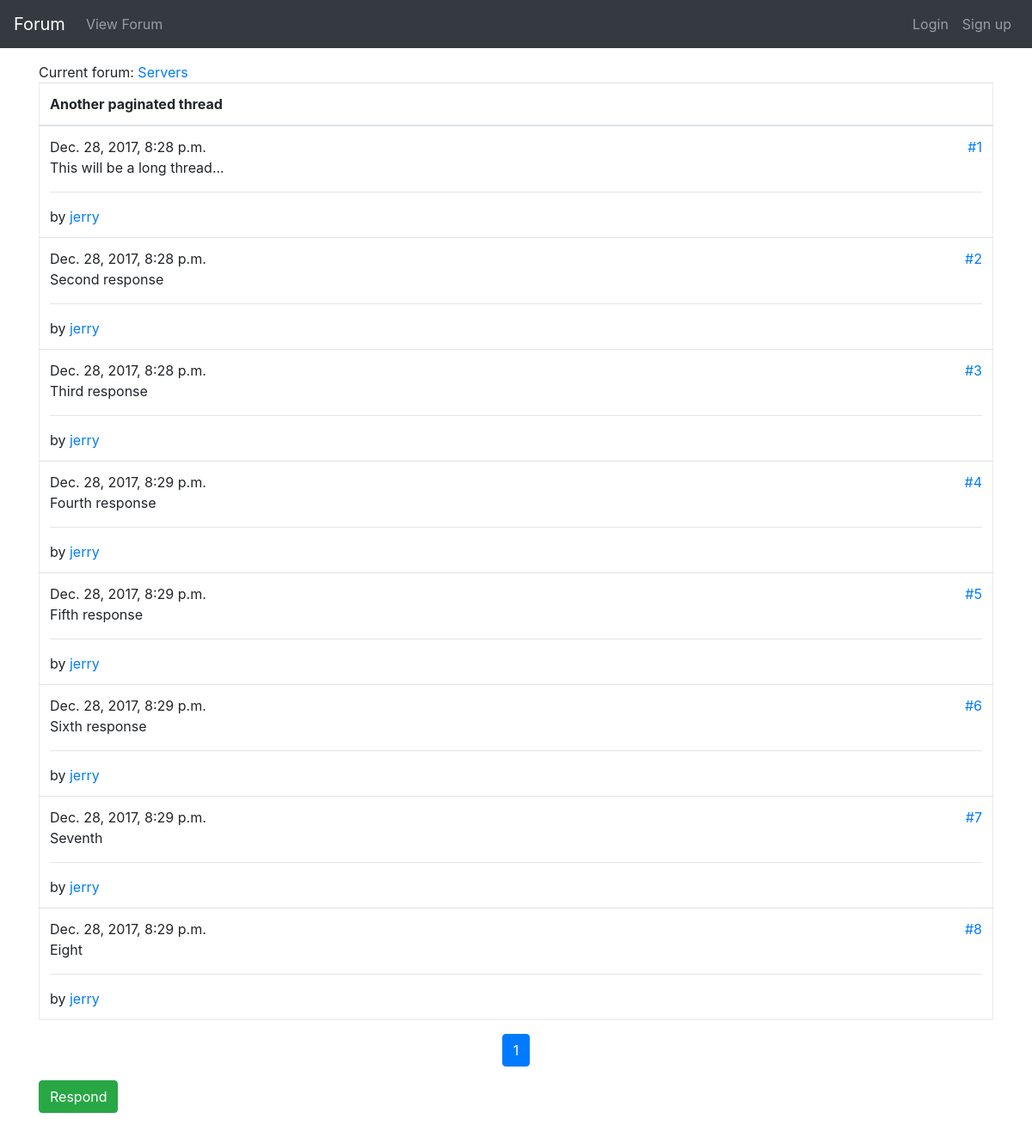
The page /forumapp/forum/6/thread/27 on the database as committed earlier.
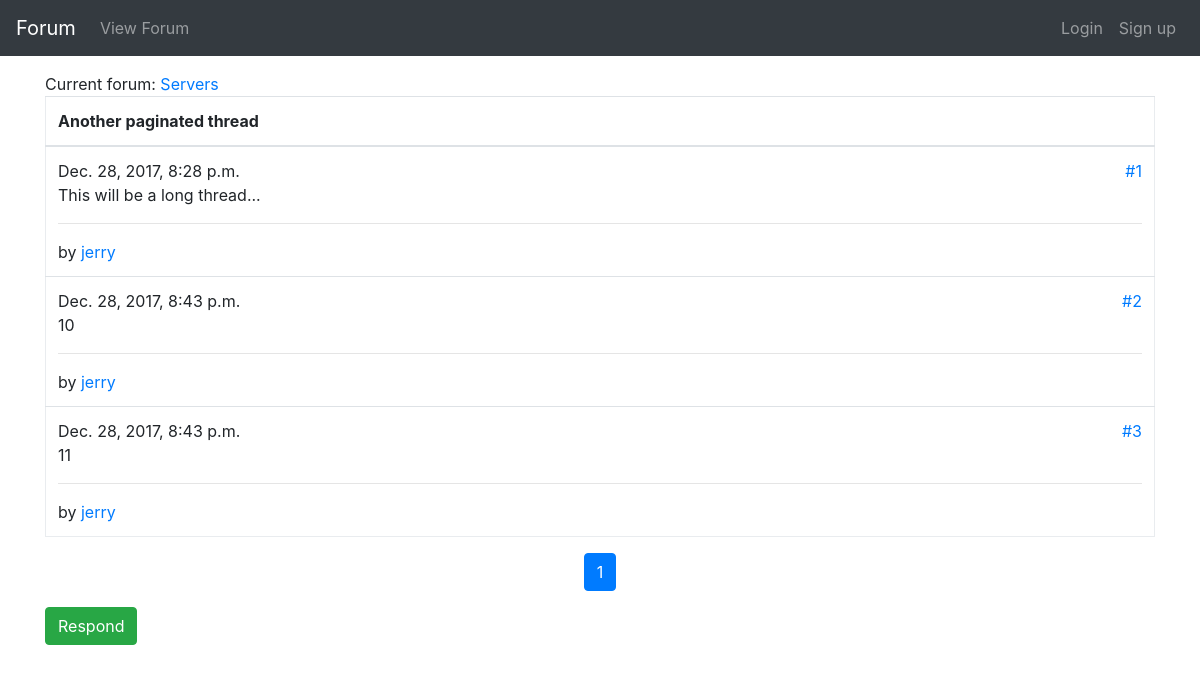
The same page on the database as committed later.
### forumapp/models.py (models this page shows, shortened)
class Forum(models.Model):
    name = models.CharField(max_length=30, unique=True)
    description = models.TextField(max_length=200)
    section = models.ForeignKey(
        ForumSection,
        null=True,
        on_delete=models.CASCADE
    )

class Thread(models.Model):
    name = models.CharField(max_length=100)
    forum = models.ForeignKey(Forum, null=True, on_delete=models.CASCADE)
    def __str__(self):
        return self.name
    class Meta:
        permissions = [
            ('can_remove_any_thread', 'Can remove ANY thread.'),
        ]

class ThreadResponse(models.Model):
    thread = models.ForeignKey(Thread, null=True, on_delete=models.CASCADE)
    created_datetime = models.DateTimeField(null=True)
    responder = models.ForeignKey(User, null=True, on_delete=models.CASCADE)
    message = models.TextField(max_length=1000)
    edited = models.BooleanField(default=False)
    order_in_thread = models.PositiveIntegerField(default=1)
    class Meta:
        permissions = [
            ('can_remove_any_response', 'Can remove ANY response.')
        ]
    def __str__(self):
        return self.message

### forumapp/views.py (the view)
def thread_view(request, fpk, tpk):
    thread = Thread.objects.get(id=tpk)
    parent_forum = Forum.objects.get(id=fpk)
    response_list = ThreadResponse.objects.filter(
        thread=tpk,
        thread__forum=fpk
    ).order_by(
        'created_datetime'
    )
    can_delete_thread = response_list[0].responder == request.user or \
                        request.user.has_perm("forumapp.can_remove_any_thread")
    response_paginator = Paginator(
        response_list,
        10
    )
    page = request.GET.get('page')
    response_list = response_paginator.get_page(page)
    return render(
        request,
        'forumapp/thread.html',
        context={
            'thread': thread,
            'response_list': response_list,
            'forum': parent_forum,
            'can_delete_thread': can_delete_thread,
        }
    )

### forumapp/templatetags/forumapp_extras.py (called while the page is built)
@register.filter(name='can_remove_response')
def can_remove_response(response, user):
    return user == response.responder or \
           user.has_perm('forumapp.can_remove_any_response')

@register.filter(name='times')
def times(count):
    return ''.join([str(num) for num in range(1, count + 1)])

### forumapp/templates/forumapp/thread.html (shortened to what this page needs)
{% extends "forumapp/base.html" %}
{% load forumapp_extras %}
{% block content %}
<div>Current forum: <a href="{% url 'forum' forum.id %}">{{ forum.name }}</a></div>
{% if response_list %}
<table class="table forum-table">
    <thead>
    <tr>
        <th>{{ thread }}</th>
    </tr>
    </thead>
    <tbody>
    {% for response in response_list %}
    <tr>
        <td>
            <div>
                <span>{{ response.created_datetime }}</span>
                <a id="{{ response.order_in_thread }}" href="#{{ response.order_in_thread }}" style="float: right">#{{ response.order_in_thread }}</a>
            </div>
            {{ response }}
            <hr/>
            by <a href="{% url 'user-view' response.responder.id %}">{{ response.responder }}</a>
        </td>
    </tr>
    {% endfor %}
    </tbody>
</table>
{% else %}
<div>The requested thread is non-existent on this forum.</div>
{% endif %}
<nav aria-label="...">
    <ul class="pagination justify-content-center">
        {% for i in response_list.paginator.num_pages|times %}
        {% if response_list.number|stringformat:"i" == i %}
        <li class="page-item active">
            <span class="page-link">{{ i }}</span>
        </li>
        {% else %}
        <li class="page-item"><a class="page-link" href="?page={{ i }}">{{ i }}</a></li>
        {% endif %}
        {% endfor %}
    </ul>
</nav>
<a href="{% url 'respond-thread' thread.forum.id thread.id %}"
   class="btn btn-success" role="button">Respond</a>
{% endblock %}

### forumapp/templates/forumapp/base.html (shortened to what this page needs)
<!doctype html>
<html>
<head>
    {% load static %}
    <link rel="stylesheet" type="text/css"
          href="{% static 'forumapp/css/style.css' %}"/>
    <link rel="stylesheet"
          href="https://maxcdn.bootstrapcdn.com/bootstrap/4.0.0-beta.2/css/bootstrap.min.css"
>
</head>
<body>
<nav class="navbar navbar-expand-md bg-dark navbar-dark">
    <a class="navbar-brand" href="{% url 'index' %}">Forum</a>
    <div class="collapse navbar-collapse" id="collapsibleNavbar">
        <ul class="navbar-nav">
            <li class="nav-item">
                <a class="nav-link" href="{% url 'forums' %}">View Forum</a>
            </li>
        </ul>
        <ul class="navbar-nav ml-auto">
            <li class="nav-item">
                {% if user.is_authenticated %}
                <a class="nav-link" href="{% url 'logout' %}">Logout</a>
                {% else %}
                <a class="nav-link" href="{% url 'login' %}">Login</a>
                {% endif %}
            </li>
            {% if user.is_authenticated %}
            <li class="nav-item">
                <a class="nav-link">Logged as {{ user }}</a>
            </li>
            {% else %}
            <li class="nav-item">
                <a class="nav-link" href="{% url 'signup' %}">Sign up</a>
            </li>
            {% endif %}
        </ul>
    </div>
</nav>
<div class="container">
    {% block content %}
    {% endblock %}
</div>
</body>
</html>

### forumapp/static/forumapp/css/style.css (style rules this page uses)
.forum-table { table-layout: fixed; border-collapse: collapse; border: 1px solid #e9ecef; }
nav { margin-bottom: 1rem; }
body { padding-bottom: 2rem; }

Rows that differ between the two databases and show on the page:
removed ThreadResponse: created_datetime "Dec. 28, 2017, 8:28 p.m.", order_in_thread "2", message "Second response", responder "jerry"
removed ThreadResponse: created_datetime "Dec. 28, 2017, 8:28 p.m.", order_in_thread "3", message "Third response", responder "jerry"
removed ThreadResponse: created_datetime "Dec. 28, 2017, 8:29 p.m.", order_in_thread "4", message "Fourth response", responder "jerry"
removed ThreadResponse: created_datetime "Dec. 28, 2017, 8:29 p.m.", order_in_thread "5", message "Fifth response", responder "jerry"
removed ThreadResponse: created_datetime "Dec. 28, 2017, 8:29 p.m.", order_in_thread "6", message "Sixth response", responder "jerry"
removed ThreadResponse: created_datetime "Dec. 28, 2017, 8:29 p.m.", order_in_thread "7", message "Seventh", responder "jerry"
removed ThreadResponse: created_datetime "Dec. 28, 2017, 8:29 p.m.", order_in_thread "8", message "Eight", responder "jerry"
added ThreadResponse: created_datetime "Dec. 28, 2017, 8:43 p.m.", order_in_thread "2", message "10", responder "jerry"
added ThreadResponse: created_datetime "Dec. 28, 2017, 8:43 p.m.", order_in_thread "3", message "11", responder "jerry"
